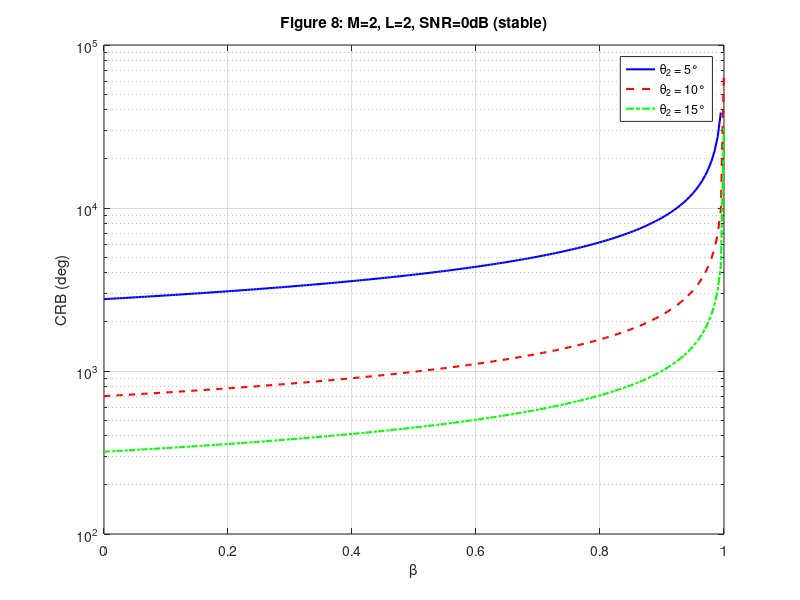

Source code (MATLAB):
%% 图8 稳定复现（基于完整6×6 FIM，等价于(40)-(43)）
clear; clc; close all;

%% 参数设置
M = 2;                      % 阵元数
d_lambda = 0.5;             % 半波长间距
SNR_dB = 0;                 % SNR = 0 dB
SNR_lin = 10^(SNR_dB/10);
N = 1;                      % 快拍数
alpha = [1; 1];             % 两个目标的复振幅
sigma_w2 = 1 / SNR_lin;     % 噪声方差, 满足 N|α|^2/σ_w^2 = 1

theta1 = 0;                 % 目标1角度（度）
theta2_list = [5, 10, 15];  % 目标2角度
beta_vec = linspace(0, 0.9999, 200);  % 相关系数，避开1

% 对称阵列（质心原点）
n = 0:M-1;     % [-0.5, 0.5]
a = @(th) exp(-1j*pi*d_lambda*n'*sind(th));
da = @(th) -1j*pi*d_lambda*cosd(th)*n' .* a(th);

% 相干矩阵及其特征平方根（处理奇异：只保留非零特征值对应的分量）
function U_sqrtL = get_U_sqrtL1(beta)
    Rs = [1, beta; beta, 1];
    [U, Lambda] = eig(Rs);
    lambda = diag(Lambda);
    tol = 1e-12;
    keep = lambda > tol;
    U_sqrtL = U(:,keep) * diag(sqrt(lambda(keep)));
end

function U_sqrtL = get_U_sqrtL(beta, M)
    Rs = (1-beta)*eye(M) + beta*ones(M);
    [U, Lambda] = eig(Rs);
    lambda = diag(Lambda);
    lambda_sqrt = sqrt(max(lambda, 0));   % 避免负特征值（数值误差）
    U_sqrtL = U * diag(lambda_sqrt);
end

% 等效导向矢量及其对角度（弧度）的导数
d_beta = @(th,beta) sqrt(N) * (a(th)*a(th).' * get_U_sqrtL(beta,M));
% 向量化版本（返回列向量）
d_vec = @(th,beta) reshape(d_beta(th,beta), [], 1);
d_beta_deriv = @(th,beta) sqrt(N) * ( (da(th)*a(th).' + a(th)*da(th).') * get_U_sqrtL(beta, M) );
d_deriv_vec = @(th,beta) reshape(d_beta_deriv(th,beta), [], 1);

CRB_store = zeros(length(theta2_list), length(beta_vec));

for k = 1:length(theta2_list)
    theta2 = theta2_list(k);
    for b = 1:length(beta_vec)
        beta = beta_vec(b);
        
        d1 = d_vec(theta1, beta);
        d2 = d_vec(theta2, beta);
        d1p = d_deriv_vec(theta1, beta);
        d2p = d_deriv_vec(theta2, beta);
        
        % 梯度矩阵：6 列，顺序 [θ1, θ2, Reα1, Imα1, Reα2, Imα2]
        G = [alpha(1)*d1p, alpha(2)*d2p, d1, 1j*d1, d2, 1j*d2];
        J = (2/sigma_w2) * real(G' * G);
        
        % 求逆得到 CRB 矩阵，取出 θ1 的方差
        if rcond(J) > 1e-12
            Jinv = inv(J);
            CRB_theta1_deg = sqrt(Jinv(1,1)) * 180/pi;
        else
            CRB_theta1_deg = NaN;
        end
        CRB_store(k,b) = CRB_theta1_deg;
    end
end

% 绘图
figure(1);
semilogy(beta_vec, CRB_store(1,:), 'b-', 'LineWidth', 1.5);  hold on;
semilogy(beta_vec, CRB_store(2,:), 'r--', 'LineWidth', 1.5);  hold on;
semilogy(beta_vec, CRB_store(3,:), 'g-.', 'LineWidth', 1.5);  hold off;
xlabel('\beta');
ylabel('CRB (deg)');
legend('\theta_2 = 5°', '\theta_2 = 10°', '\theta_2 = 15°');
grid on;

title('Figure 8: M=2, L=2, SNR=0dB (stable)');
